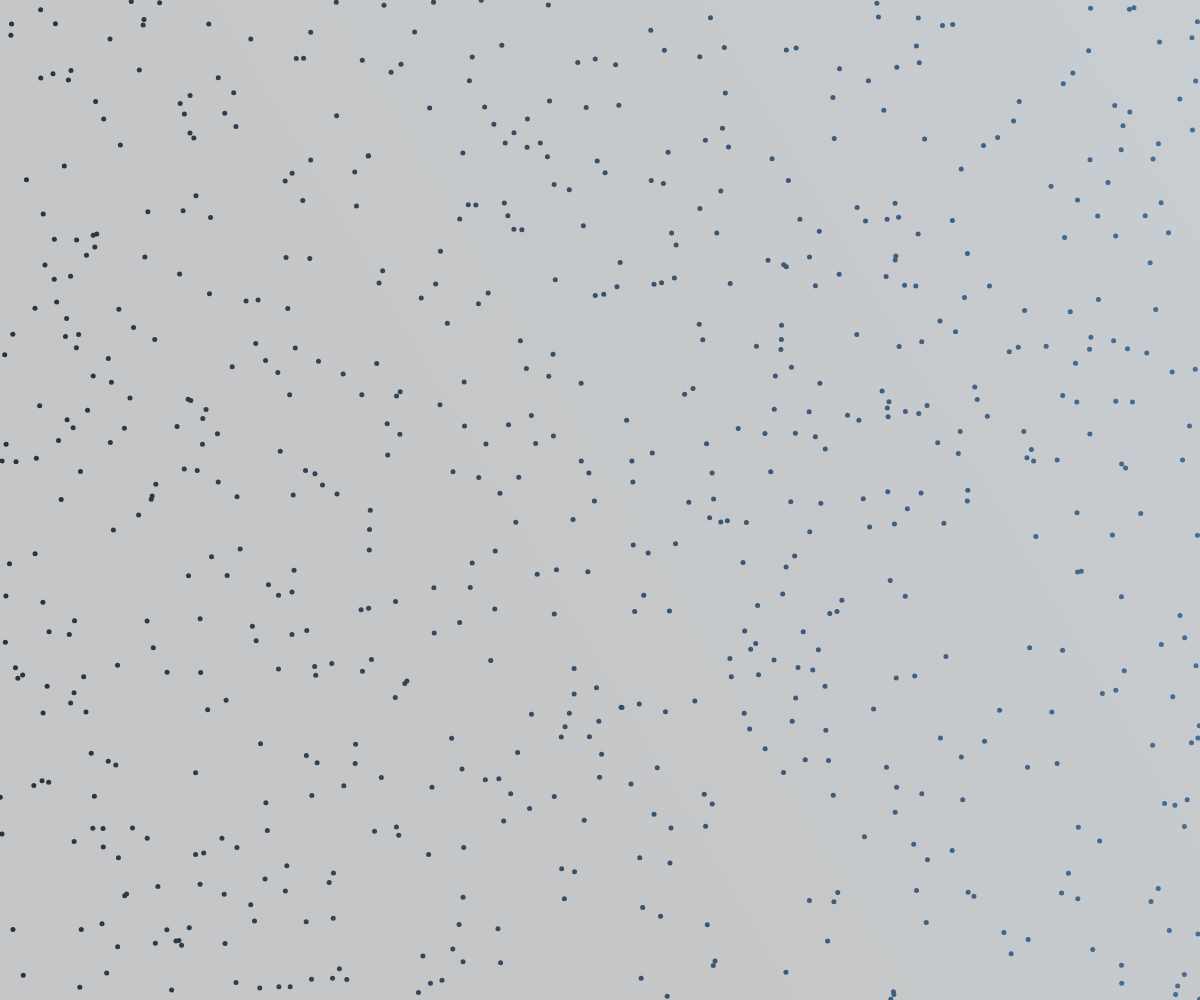
Frame 1 (no input)
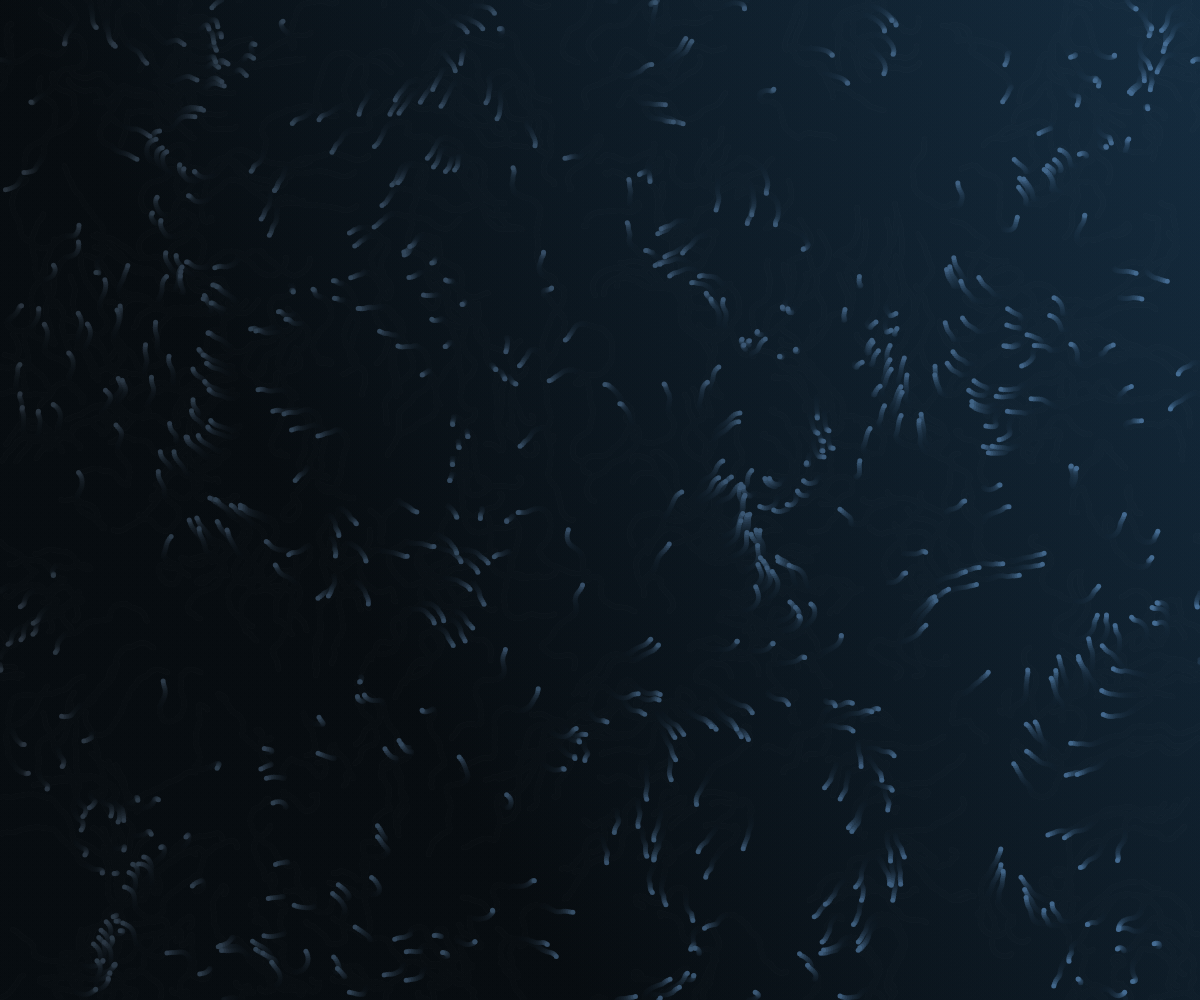
Frame 60 (no input)
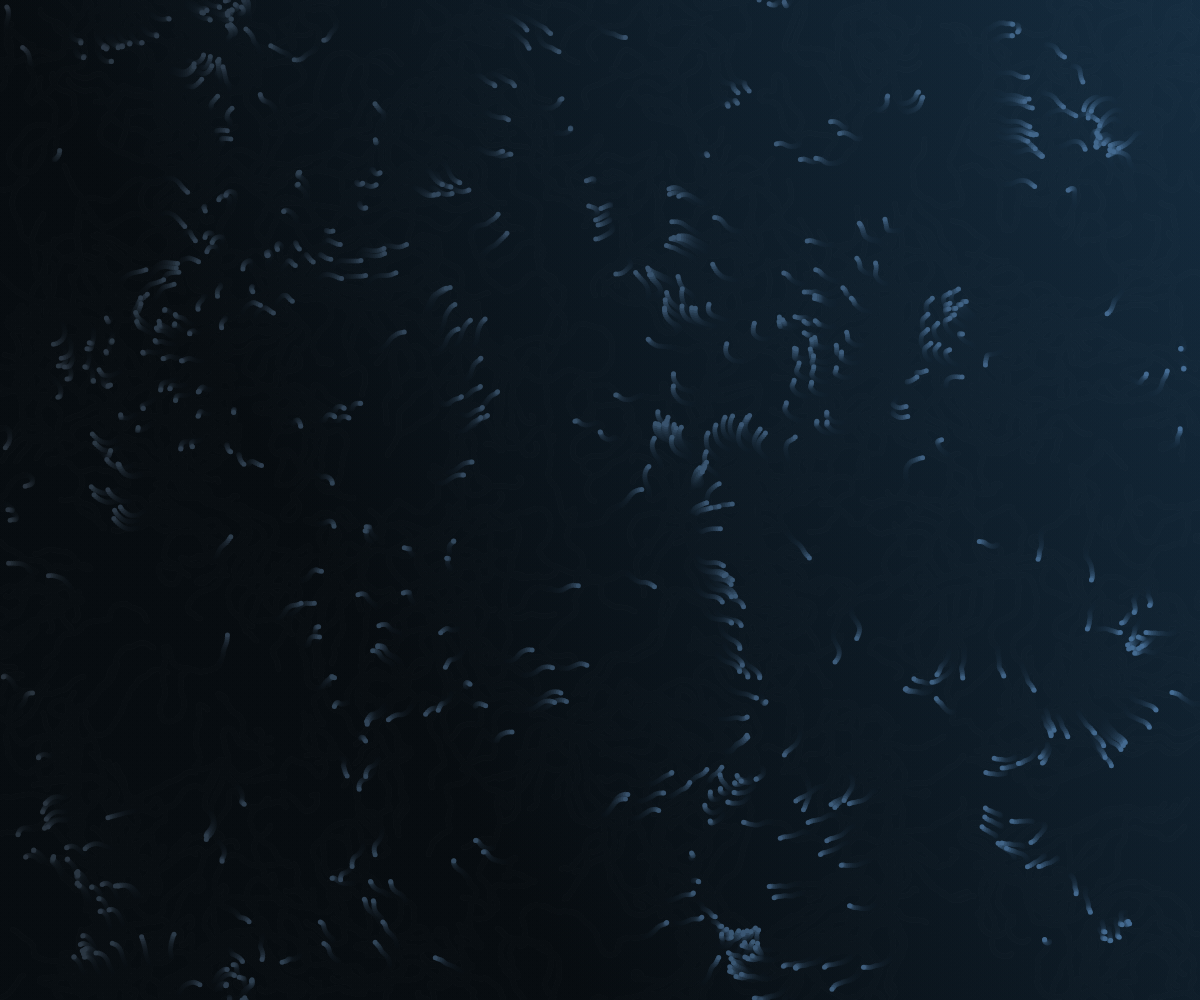
Frame 120 (the mouse pressed at the canvas centre since frame 60)

The p5.js sketch that drew these frames (run headless with seeded random() and noise() and a simulated clock; from frame 60 on, the mouse is pressed at the canvas centre):

// p5.js sketch
// ── sketch.js
let cols, rows;
let scl = 20; // Grid scale
let flowfield;
let particles = [];
let c1, c2;
let pc1, pc2;
const angleMove = 0.1;
const xoff_val = 0.05;
const yoff_val = 0.05;
const move_max = 5;

function setup() {
  createCanvas(innerWidth, innerHeight);
  cols = floor(width / scl);
  rows = floor(height / scl);
  flowfield = new Array(cols * rows);

  c1 = color(7, 12, 16);
  c2 = color(22, 47, 68);

  pc1 = color(40, 50, 60);
  pc2 = color(70, 110, 150);

  for (let i = 0; i < 700; i++) {
    particles.push(new Particle());
  }
}

function draw() {
  setGradient(0, 0, width, height, c1, c2, 60, -35); // Set alpha to 255 for full opacity and angle to 45 degrees
  generateFlowfield();
  updateParticles();
}

function setGradient(x, y, w, h, c1, c2, alpha, angle) {
  let gradient = drawingContext.createLinearGradient(x, y, x + w * cos(radians(angle)), y + h * sin(radians(angle)));
  gradient.addColorStop(0, color(c1.levels[0], c1.levels[1], c1.levels[2], alpha).toString());
  gradient.addColorStop(1, color(c2.levels[0], c2.levels[1], c2.levels[2], alpha).toString());
  drawingContext.fillStyle = gradient;
  drawingContext.fillRect(x, y, w, h);
}

function generateFlowfield() {
  let yoff = 0;
  for (let y = 0; y < rows; y++) {
    let xoff = 0;
    for (let x = 0; x < cols; x++) {
      let index = x + y * cols;
      let angle = noise(xoff, yoff, frameCount * angleMove) * TWO_PI * 4;
      let v = p5.Vector.fromAngle(angle);
      v.setMag(1);
      flowfield[index] = v;
      xoff += xoff_val;
    }
    yoff += yoff_val;
  }
}

function updateParticles() {
  for (let i = 0; i < particles.length; i++) {
    particles[i].follow(flowfield);
    particles[i].update();
    particles[i].edges();
    particles[i].show();
  }
}

class Particle {
  constructor() {
    this.pos = createVector(random(width), random(height));
    this.vel = createVector(0, 0);
    this.acc = createVector(0, 0);
    this.maxspeed = move_max;
    this.prevPos = this.pos.copy();
  }

  update() {
    this.vel.add(this.acc);
    this.vel.limit(this.maxspeed);
    this.pos.add(this.vel);
    this.acc.mult(0);
    this.pos.x = lerp(this.prevPos.x, this.pos.x, 0.5);
    this.pos.y = lerp(this.prevPos.y, this.pos.y, 0.5);
  }

  applyForce(force) {
    this.acc.add(force);
  }

  follow(flowfield) {
    let x = floor(this.pos.x / scl);
    let y = floor(this.pos.y / scl);
    let index = x + y * cols;
    let force = flowfield[index];
    if (force) {
      this.applyForce(force);
    }
  }

  show() {
    let colorBetweenTwoColors = lerpColor(pc1, pc2, map(this.pos.x, 0, width, 0, 1));
    stroke(colorBetweenTwoColors);
    strokeWeight(5);
    point(this.pos.x, this.pos.y);
    this.updatePrev();
  }
  // show() {
  //   stroke(50, 50);
  //   strokeWeight(10);
  //   point(this.pos.x, this.pos.y);
  //   this.updatePrev();
  // }

  updatePrev() {
    this.prevPos.x = this.pos.x;
    this.prevPos.y = this.pos.y;
  }

  edges() {
    if (this.pos.x > width) this.pos.x = 0;
    if (this.pos.x < 0) this.pos.x = width;
    if (this.pos.y > height) this.pos.y = 0;
    if (this.pos.y < 0) this.pos.y = height;
  }
}

// ── style.css
*{
  margin: 0;
  padding: 0;
}
canvas {
  display: block;
  /* background: linear-gradient(45deg, rgb(7, 12, 16), rgb(22, 47, 68)); */
}
